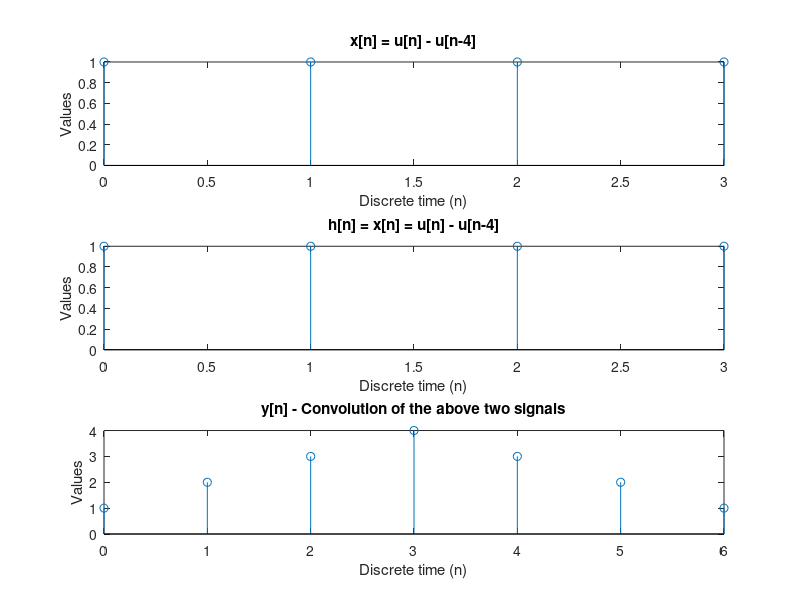

Recreate this plot in MATLAB.
h = ones(4, 1);
x = ones(4, 1);

y = conv(h, x);

figure;
subplot(3, 1, 1);
stem(0:1:3, x);
title("x[n] = u[n] - u[n-4]");
xlabel("Discrete time (n)");
ylabel("Values");
subplot(3, 1, 2);
stem(0:1:3, h);
title("h[n] = x[n] = u[n] - u[n-4]");
xlabel("Discrete time (n)");
ylabel("Values");
subplot(3, 1, 3);
stem(0:1:6, y);
title("y[n] - Convolution of the above two signals");
xlabel("Discrete time (n)");
ylabel("Values");
